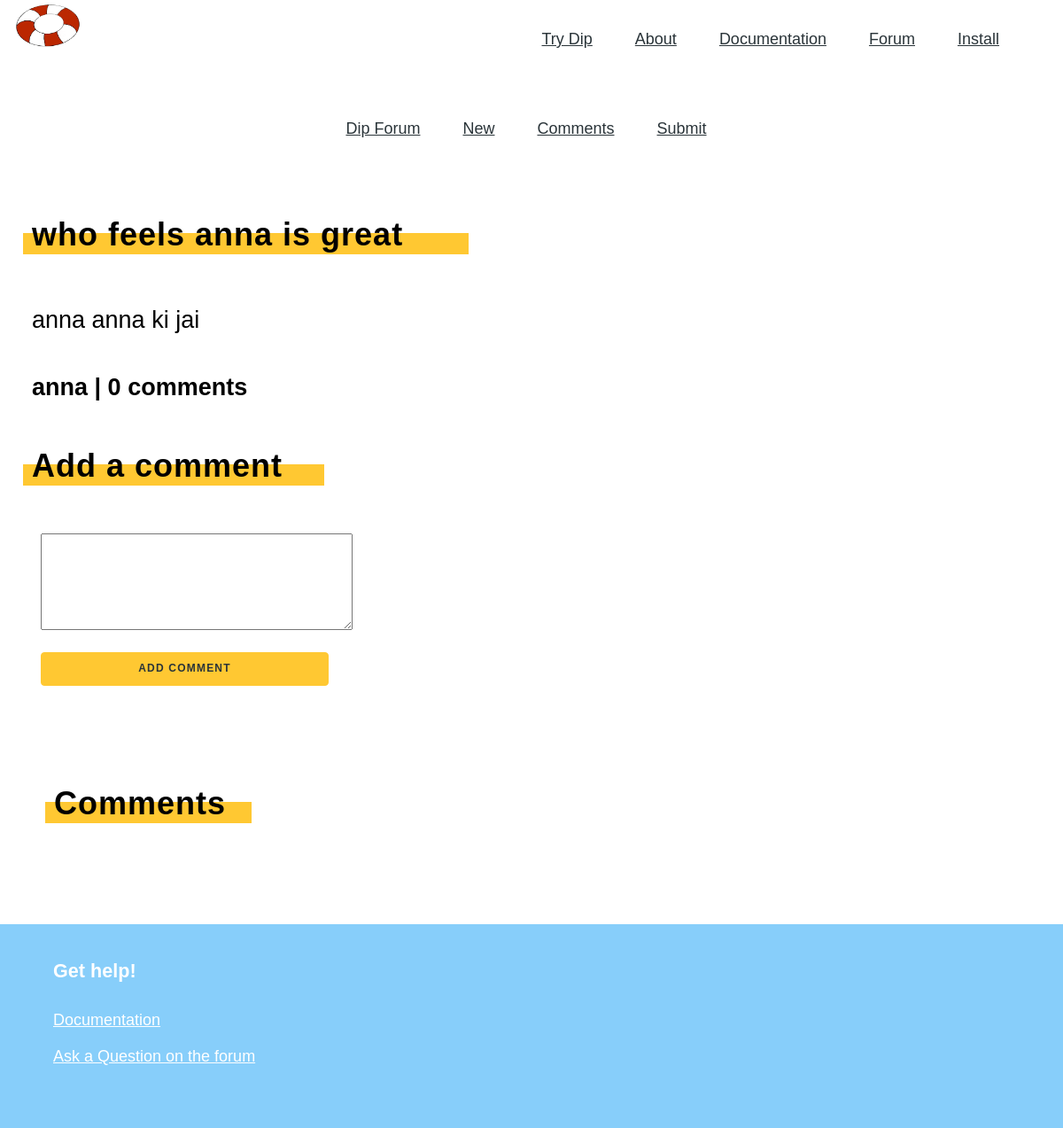
The app's page /posts/5 with its own data.
### tables this page shows
CREATE TABLE 'posts' ('id' integer PRIMARY KEY NOT NULL, 'title' text NOT NULL,'description' varchar(1000000000) NOT NULL, 'author' text NOT NULL, 'timestamp' timestamp NOT NULL DEFAULT CURRENT_TIMESTAMP,'comments' text, 'upvotes' integer NOT NULL DEFAULT 1);

### application.py (the view, shortened to what this page needs)
@app.route("/posts/<iden>", methods=['GET', 'POST'])
def individual(iden):
    comments_list = []
    iden = db.execute("SELECT id FROM posts WHERE id = :identification",
                          identification=iden)
    title = db.execute("SELECT title FROM posts WHERE id = :identification",
                          identification=iden[0]["id"])
    description = db.execute("SELECT description FROM posts WHERE id = :identification",
                          identification=iden[0]["id"])
    author = db.execute("SELECT author FROM posts WHERE id = :identification",
                          identification=iden[0]["id"])
    timestamp = db.execute("SELECT timestamp FROM posts WHERE id = :identification",
                          identification=iden[0]["id"])
    comments_ = db.execute("SELECT * FROM comments WHERE post_id = :identification",
                          identification=iden[0]["id"])
    for index, row in enumerate(comments_):
        comments_list.append(list((row["content"], row["author"], row['timestamp'])))
    if len(comments_) == 0:
        return render_template("post.html", iden=iden[0]["id"], title=title[0]["title"], description=description[0]["description"], author=author[0]["author"], timestamp=timestamp[0]["timestamp"], commentsnum=0)
    print(comments_[0]["content"])
    return render_template("post.html", iden=iden[0]["id"], title=title[0]["title"], description=description[0]["description"], author=author[0]["author"], timestamp=timestamp[0]["timestamp"], comments=comments_list, commentsnum=len(comments_))

### templates/post.html (shortened to what this page needs)
<head>
<link rel="stylesheet" href="/static/solarized-dark.css"/>
    <link rel="stylesheet" href="/static/vendor_10880690442070639967.css"/>
    <link rel="stylesheet" href="/static/fonts_8049871103083011125.css"/>
    <link rel="stylesheet" href="/static/app_12353512879680388157.css"/>
</head>
<nav class="flex flex-row justify-center justify-end-l items-center flex-wrap ph2 pl3-ns pr4-ns pb3">
  <div class="brand flex-auto w-100 w-auto-l self-start tc tl-l">
    <a href="/" class="brand">
      <img class="v-mid ml0-l" alt="Dip Logo" src="/static/dip logo.png">
    </a>
  </div>
  <ul class="nav list w-100 w-auto-l flex flex-none flex-row flex-wrap justify-center justify-end-l items-center pv2 ph0 ph4-ns">
    <li class="tc pv2 ph2 ph4-ns flex-20-s"><a href="/try">Try Dip</a></li>
    <li class="tc pv2 ph2 ph4-ns flex-20-s"><a href="/about">About</a></li>
    <li class="tc pv2 ph2 ph4-ns flex-20-s"><a href="/docs">Documentation</a></li>
    <li class="tc pv2 ph2 ph4-ns flex-20-s"><a href="/forum">Forum</a></li>
    <li class="tc pv2 ph2 ph4-ns flex-20-s"><a href="/install">Install</a></li>
  </ul>
</nav>
<nav class="flex flex-row justify-center justify-end-l items-center flex-wrap ph2 pl3-ns pr4-ns pb3 center">
  <ul class="nav list w-100 w-auto-l flex flex-none flex-row flex-wrap justify-center justify-end-l items-center pv2 ph0 ph4-ns">
    <li class="tc pv2 ph2 ph4-ns flex-20-s"><a href="/forum">Dip Forum</a></li>
    <li class="tc pv2 ph2 ph4-ns flex-20-s"><a href="/new">New</a></li>
    <li class="tc pv2 ph2 ph4-ns flex-20-s"><a href="/comments">Comments</a></li>
    <li class="tc pv2 ph2 ph4-ns flex-20-s"><a href="/submit">Submit</a></li>
  </ul>
</nav>
<section class="white thanks">
  <div class="w-100 mw-none ph3 mw8-m mw9-l center">
    <header>
      <center><h2 class = "center">{{ title }}</h2></center>
      <div class="highlight"class = "center" style = "font-size: 40px;"></div>
    </header>
    <div class="description center">
      <p class="lh-copy f2">
       {{ description }}
      </p>
    </div>
    <div class="description">
      <h4 class="lh-copy f2">
        {{ author }} | {{ commentsnum }} comments
      </h4>
    </div>
    <header>
      <h2 class = "center">Add a comment</h2>
      <div class="highlight"class = "center" style = "font-size: 40px;"></div>
    </header>
    <div style = "font-size: 15px; padding-bottom: 10px; padding-left: 10px;">
      <form action="/posts/{{ iden }}" method="POST">
      <textarea name="description" id="DESCRIPTION" cols="35" rows="5" style = "font-size: 15px; padding: 10px;" required></textarea>
    </div>
    <div style = "font-size: 15px; padding-left:10px; padding-bottom: 10px;" size = "50"><input type="submit" style = "width:325px" class = "button button-secondary" name="addcomment" id="addcomment" value="add comment" size="10"></div>
  </div>
</section>
<section class="white thanks">
<div class="w-100 mw-none ph3 mw8-m mw9-l center">
<header style = "padding-left:25px">
      <h2 class = "center">Comments</h2>
      <div class="highlight"class = "center" style = "font-size: 40px;"></div>
</div>
</section>
<footer class = "green">
  <div class="w-100 mw-none ph3 mw8-m mw9-l center f3">
    <div class="flex flex-column flex-row-ns pv0-l">
      <div class="flex flex-column mw8 w-100 measure-wide-l pv2 pv5-m pv2-ns ph4-m ph4-l" id="get-help">
        <h4>Get help!</h4>
        <ul>
          <li><a href="/docs">Documentation</a></li>
          <li><a href="/forum">Ask a Question on the forum</a></li>
        </ul>
      </div>
    </div>
  </div>
</footer>

### static/app_12353512879680388157.css (style rules this page uses)
.button, button { display: inline-block; width: 100%; min-height: 38px; padding: 8px 30px; text-align: center; font-weight: 600; letter-spacing: 0.1rem; text-transform: uppercase; text-decoration: none; border-radius: 4px; border: 1px solid; cursor: pointer; box-sizing: border-box; }
p { margin-top: 0; margin-bottom: 2.5rem; }
.button.button-secondary { font-size: 0.8em; }
header h1, section h2 { z-index: 999999; position: relative; letter-spacing: 1px; font-weight: 300; }
header h2 { font-size: 4.2rem; line-height: 1.25; font-weight: 300; }
section p, code { line-height: 1.6; }
section { padding: 30px 0 60px 0; }
section header { padding: 30px 0 60px 0; display: inline-block; }
section header h2 { margin: 0; padding: 0; letter-spacing: 1px; font-size: 4.2rem; line-height: 1.25; }
section h2 { font-family: "Fira Sans", Helvetica, Arial, sans-serif; font-weight: 800; }
section p { margin-top: 0; margin-bottom: 30px; }
ul { list-style: circle; padding-left: 1.5em; }
.nav a { color: #2a3439; }
div.brand { color: black; font-family: "Alfa Slab One", serif; font-size: 3rem; text-decoration: none; margin-top: 3px; }
div.brand img { width: 80px; margin-top: -3px; }
a.brand { color: black; text-decoration: none; }
.green { background-color: #87cefa; color: white; }
.green a { color: white; text-decoration: underline; }
.white { color: black; }
.white .highlight { background-color: #ffc832; }
.white .button.button-secondary { background-color: #ffc832; border-color: #ffc832; color: #2a3439; text-decoration: none; }
.highlight { height: 24px; position: relative; top: -24px; left: -10px; width: 120%; max-width: 90vw; line-height: 1.6; }
footer { padding: 30px 0; background-color: #2a3439; color: white; }
footer ul { list-style-type: none; padding-left: 0; margin-top: 0; }
footer li { margin-bottom: 1rem; }
footer a { color: #ffc832; text-decoration: none; }
footer h4 { font-size: 1.2em; font-weight: 600; margin-top: 0; margin-bottom: 2rem; }
section header { padding-top: 10px; padding-bottom: 30px; }
section header h2 { font-size: 3rem; }

### records on screen
posts: title "who feels anna is great", description "anna anna ki jai", author "anna"

### other values on screen
{{ commentsnum }} "0"
